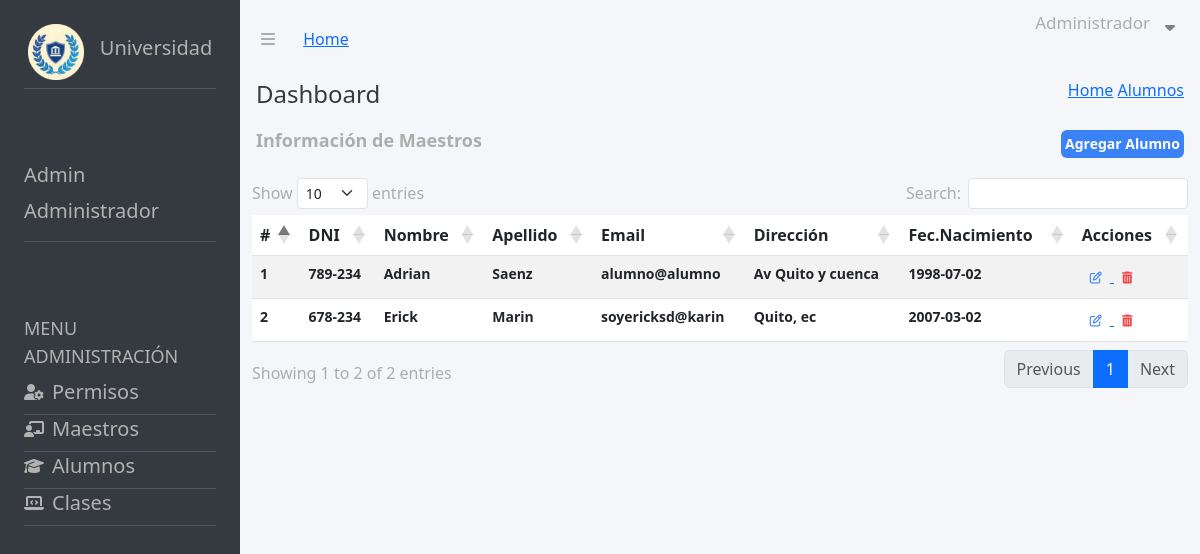
The page /views_Admin/alumno_crud.php on the database as committed earlier.
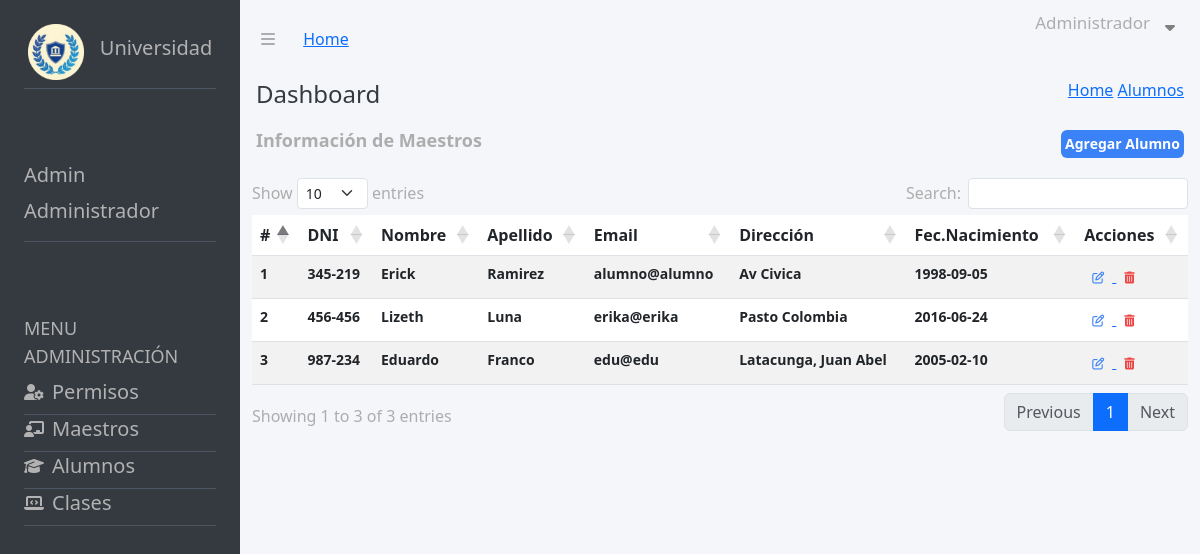
The same page on the database as committed later.
### tables this page shows
CREATE TABLE IF NOT EXISTS `usuarios_datos` (
  `id_ud` int NOT NULL AUTO_INCREMENT,
  `DNI` varchar(20) DEFAULT NULL,
  `Nombre` varchar(100) DEFAULT NULL,
  `Apellido` varchar(100) DEFAULT NULL,
  `Correo` varchar(150) DEFAULT NULL,
  `Contra` varchar(250) DEFAULT NULL,
  `Direccion` varchar(200) DEFAULT NULL,
  `Fecha_Nacimiento` date DEFAULT NULL,
  `Estado` varchar(20) DEFAULT NULL,
  `rol_id` int DEFAULT NULL,
  `materia_id` int DEFAULT NULL,
  PRIMARY KEY (`id_ud`),
  KEY `rol_id` (`rol_id`),
  KEY `fk_materia` (`materia_id`)
);

### views_Admin/alumno_crud.php (the view, shortened to what the changed rows need)
<!DOCTYPE html>
<html lang="es">
<head>
    <link rel="stylesheet" href="https://cdnjs.cloudflare.com/ajax/libs/font-awesome/6.4.0/css/all.min.css" />
    <link href="/dist/output.css" rel="stylesheet">
    <link rel="stylesheet" href="https://cdnjs.cloudflare.com/ajax/libs/twitter-bootstrap/5.3.0/css/bootstrap.min.css">
    <link rel="stylesheet" href="https://cdn.datatables.net/1.13.6/css/dataTables.bootstrap5.min.css">
    <link rel="stylesheet" href="/css/style.css">
</head>
<body>
    <main class="flex flex-col md:flex-row h-screen w-full ">
        <section class="flex flex-col w-full md:w-1/5 bg-[#353A40] text-[#B2B2B2]">
            <div class=" p-4 mb-4">
                <div class="flex justify-center items-center border-b border-gray-600 pb-2">
                    <h2 class="text-xl">Universidad</h2>
                </div>
            </div>
            <div class="p-4 mb-4">
                <div class="flex flex-col border-b border-gray-600 pb-2">
                    <h2 class="text-xl">Admin</h2>
                    <h2 class="text-xl">Administrador</h2>
                </div>
            </div>
            <div class="p-4 mb-4 flex flex-col ">
                <h2 class="text-lg">MENU ADMINISTRACIÓN</h2>
            </div>
        </section>
        <section class="w-full md:w-4/5 h-auto bg-[#F5F6FA] text-[#ADADAD] ">
            <div class="p-3 flex justify-between items-center">
                <h2 class="text-lg font-semibold">Información de Maestros</h2>
            </div>
            <div class="container">
                <div class="table-responsive">
                    <table id="example" class="table table-striped">
                        <thead>
                            <tr>
                                <th class="py-2">#</th>
                                <th class="py-2">DNI</th>
                                <th class="py-2">Nombre</th>
                                <th class="py-2">Apellido</th>
                                <th class="py-2">Email</th>
                                <th class="py-2">Dirección</th>
                                <th class="py-2">Fec.Nacimiento</th>
                                <th class="py-2">Acciones</th>
                            </tr>
                        </thead>
                        <tbody>
                            <?php
                            require_once($_SERVER["DOCUMENT_ROOT"] . "/handle_db/connection.php");
                            $query = "SELECT * FROM usuarios_datos
                            INNER JOIN roles ON usuarios_datos.rol_id = roles.id_rol
                            WHERE usuarios_datos.rol_id = 3";
                            $stmt = $pdo->query($query);
                            if ($stmt) {
                                $rowNumber = 1;
                                while ($row = $stmt->fetch(PDO::FETCH_ASSOC)) {
                            ?>
                                    <tr>
                                        <th class="text-sm text-gray-500">
                                            <?= $rowNumber ?>
                                        </th>
                                        <th class="text-sm text-gray-500">
                                            <?= $row["DNI"] ?>
                                        </th>
                                        <th class="text-sm text-gray-500">
                                            <?= $row["Nombre"] ?>
                                        </th>
                                        <th class="text-sm text-gray-500">
                                            <?= $row["Apellido"] ?>
                                        </th>
                                        <th class="text-sm text-gray-500">
                                            <?= $row["Correo"] ?>
                                        </th>
                                        <th class="text-sm text-gray-500">
                                            <?= $row["Direccion"] ?>
                                        </th>
                                        <th class="text-sm text-gray-500">
                                            <?= $row["Fecha_Nacimiento"] ?>
                                        </th>
                                        <th>
                                            <a href="/views_Admin/edit_Alumnos.php?id=<?= $row['id_ud'] ?>">
                                                <button class="text-gray-600 font-bold py-1 px-2 rounded text-xs">
                                                    <i class="far fa-pen-to-square text-blue-500 hover:text-blue-600"></i>
                                                </button>
                                            </a>
                                            <a href="../handle_db/delete_alumnos.php?id=<?= $row['id_ud'] ?>">
                                                <button class="text-gray-600 font-bold py-1 px-2 rounded text-xs">
                                                    <i class="fa-solid fa-trash-can text-red-500 hover:text-red-600"></i>
                                                </button>
                                            </a>
                                        </th>
                                    </tr>
                            <?php
                                    $rowNumber++;
                                }
                            } else {
                                echo "Error en la consulta.";
                            }
                            ?>
                        </tbody>
                    </table>
                </div>
            </div>
        </section>
    </main>
</body>
</html>

Rows that differ between the two databases and show on the page:
no longer on this page (row edited): usuarios_datos: DNI "789-234", Nombre "Adrian", Apellido "Saenz", Correo "alumno@alumno", Direccion "Av Quito y cuenca", Fecha_Nacimiento "1998-07-02"
removed usuarios_datos: DNI "678-234", Nombre "Erick", Apellido "Marin", Correo "soyericksd@karin", Direccion "Quito, ec", Fecha_Nacimiento "2007-03-02"
added usuarios_datos: DNI "345-219", Nombre "Erick", Apellido "Ramirez", Correo "alumno@alumno", Direccion "Av Civica", Fecha_Nacimiento "1998-09-05"
added usuarios_datos: DNI "456-456", Nombre "Lizeth", Apellido "Luna", Correo "erika@erika", Direccion "Pasto Colombia", Fecha_Nacimiento "2016-06-24"
added usuarios_datos: DNI "987-234", Nombre "Eduardo", Apellido "Franco", Correo "edu@edu", Direccion "Latacunga, Juan Abel", Fecha_Nacimiento "2005-02-10"
Other text that changed with them:
text written by a page script: "Show entries Search: Showing 1 to 2 of 2 entries Previous 1 Next" → "Show entries Search: Showing 1 to 3 of 3 entries Previous 1 Next"
